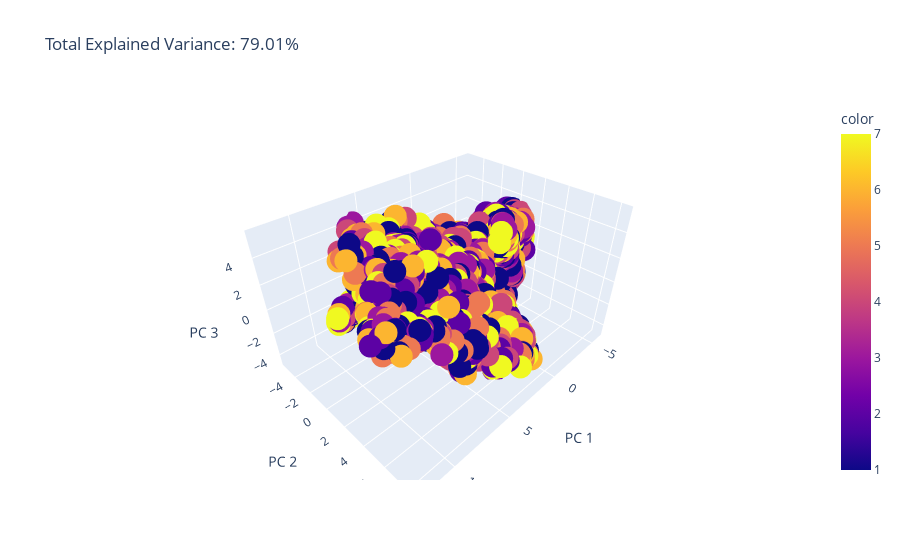

Notebook code cell kept with this figure:
### Code cell
# First we will observe with a 3D Diagram the first three PCAs
from sklearn.decomposition import PCA
import plotly.express as px

pca = PCA(n_components=3)
components = pca.fit_transform(X_train_new)

total_var = pca.explained_variance_ratio_.sum() * 100

fig = px.scatter_3d(
    components, x=0, y=1, z=2, color=y_train_all,
    title=f'Total Explained Variance: {total_var:.2f}%',
    labels={'0': 'PC 1', '1': 'PC 2', '2': 'PC 3'}
)
fig.show()

### Figure 1 — Plotly figure (JSON) as saved in the notebook; plotly's stock layout.template omitted (floating-point values rounded to 4 significant figures; data arrays with more than 128 entries replaced by an {"elided": "..."} marker saying what was removed)
{"data": [{"hovertemplate": "PC 1=%{x}<br>PC 2=%{y}<br>PC 3=%{z}<br>color=%{marker.color}<extra></extra>", "legendgroup": "", "marker": {"color": {"elided": "12096 int values"}, "coloraxis": "coloraxis", "symbol": "circle"}, "mode": "markers", "name": "", "scene": "scene", "showlegend": false, "type": "scatter3d", "x": {"elided": "12096 float values"}, "y": {"elided": "12096 float values"}, "z": {"elided": "12096 float values"}}], "layout": {"coloraxis": {"colorbar": {"title": {"text": "color"}}, "colorscale": [[0, "#0d0887"], [0.1111, "#46039f"], [0.2222, "#7201a8"], [0.3333, "#9c179e"], [0.4444, "#bd3786"], [0.5556, "#d8576b"], [0.6667, "#ed7953"], [0.7778, "#fb9f3a"], [0.8889, "#fdca26"], [1, "#f0f921"]]}, "legend": {"tracegroupgap": 0}, "scene": {"domain": {"x": [0, 1], "y": [0, 1]}, "xaxis": {"title": {"text": "PC 1"}}, "yaxis": {"title": {"text": "PC 2"}}, "zaxis": {"title": {"text": "PC 3"}}}, "title": {"text": "Total Explained Variance: 79.01%"}}}
